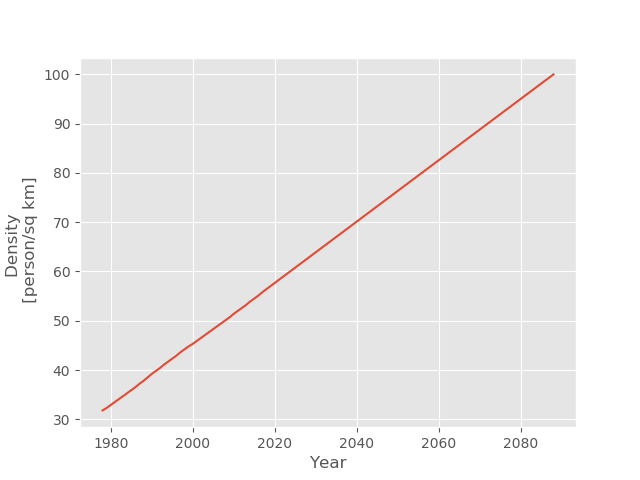

Here is the Python script that generated this plot:
import numpy as np
import pandas as pd
import matplotlib.pyplot as plt
plt.style.use('ggplot')

file = ".\df_real_and_predicted_pop.csv"
df = pd.read_csv(file, delimiter=',')

plt.plot(df['Year'][:41], df['Density'][:41])
plt.xlabel("Year")
plt.ylabel("Density \n [person/sq km]")
plt.show()
